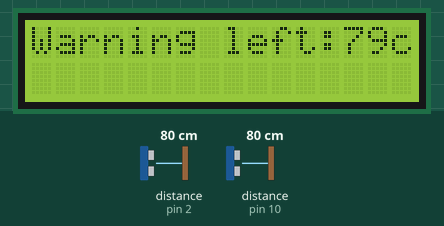
Simulated run of this sketch. Board: Arduino Uno, built with avr-gcc and run on an emulated ATmega328P. On the bench: 16×2 character LCD. Wiring (inferred from the names in the program): 2 × ultrasonic range finder: trigger pin 3, echo pin 2 / trigger pin 11, echo pin 10. The inputs (shaded band) are chosen by the test bench; at power-on: distance to the obstacle (sensors on pin 2, pin 10) 80 cm. The echo pulse lasts 58.3 µs per cm.

Above: at 1.2 s.
1.3 s: distance to the obstacle (sensor on pin 2) set to 197 cm
At 2.9 s:
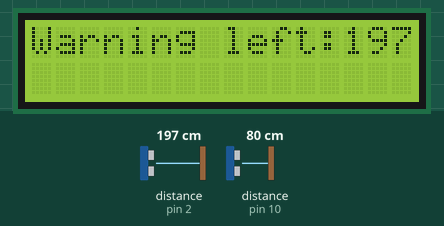
5.4 s: distance to the obstacle (sensor on pin 2) set to 206 cm
At 7.0 s:
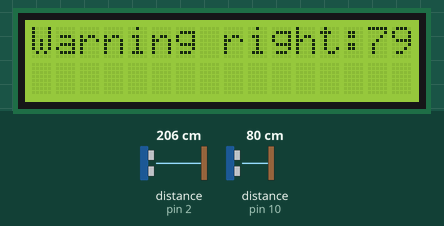
9.5 s: distance to the obstacle (sensor on pin 10) set to 197 cm
At 10.6 s:
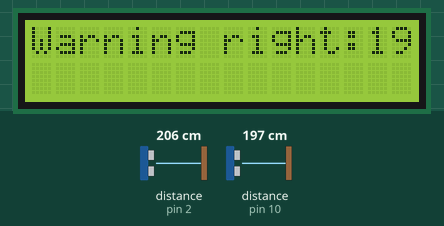
12.8 s: distance to the obstacle (sensor on pin 10) set to 204 cm
At 13.9 s:
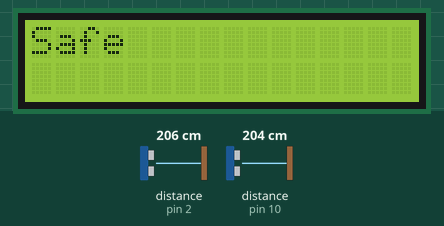
16.9 s: distance to the obstacle (sensor on pin 2) set to 2 cm
At 18.3 s:
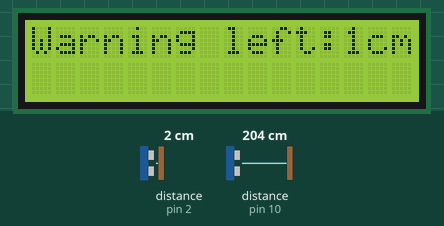
20.0 s: distance to the obstacle (sensor on pin 2) set to 250 cm
At 21.3 s:
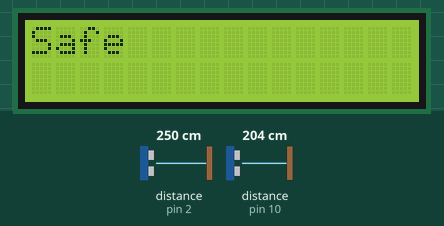
Timing chart, 0 to 23.0 s (numbered marks = the images above; inputs shaded):
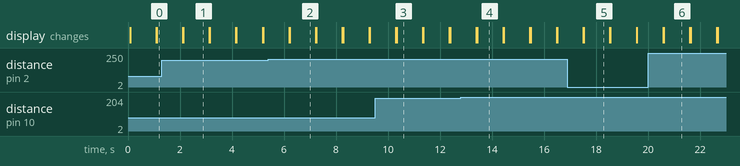

The sketch:

demo.ino
```cpp
#include<LiquidCrystal.h>
#define trigPin1 3
#define echoPin1 2
#define trigPin2 11
#define echoPin2 10
#define RS 9
#define EN 8
#define D4 4
#define D5 5
#define D6 6
#define D7 7
LiquidCrystal lcd(RS,EN,D4,D5,D6,D7);
void setup()
  {
    lcd.begin(16,2);
    pinMode(trigPin1,OUTPUT);
    pinMode(echoPin1,INPUT);
    pinMode(trigPin2,OUTPUT);
    pinMode(echoPin2,INPUT);
  }
long duration1,distance1,duration2,distance2;
void loop()
  {
    lcd.clear();
    lcd.setCursor(0,0);
    digitalWrite(trigPin1,LOW);
    delayMicroseconds(2);
    digitalWrite(trigPin1,HIGH);
    delayMicroseconds(10);
    digitalWrite(trigPin1,LOW);
    duration1=pulseIn(echoPin1,HIGH);
    distance1=(duration1/2) / 29.1;
    digitalWrite(trigPin2,LOW);
    delayMicroseconds(2);
    digitalWrite(trigPin2,HIGH);
    delayMicroseconds(10);
    digitalWrite(trigPin2,LOW);
    duration2=pulseIn(echoPin2,HIGH);
    distance2=(duration2/2) / 29.1;
    if (distance1 <= 200 && distance1 >=0 )
    {
        lcd.clear();
        lcd.setCursor(0,0);
        lcd.print("Warning left:");
        lcd.print(distance1);
        lcd.println("cm");
        delay(1000);
    }
    else if (distance2 <= 200 && distance2 >=0 )
    {
        lcd.clear();
        lcd.setCursor(0,0);
        lcd.print("Warning right:");
        lcd.print(distance2);
        lcd.println("cm");
        delay(1000);
    }
    else
    {
      lcd.clear();
        lcd.setCursor(0,0);
        lcd.print("Safe");
        delay(1000);
    }
}
```

Measured:
- the behaviour switches between 200 and 201 cm on distance to the obstacle (sensor on pin 2) (found by bisection; images 1 and 2)
- the behaviour switches between 200 and 201 cm on distance to the obstacle (sensor on pin 10) (found by bisection; images 3 and 4)
- after the input at 1.3 s, the display: first differs from a run without the input after 0.82 s (image 1)
- after the input at 5.4 s, the display: first differs from a run without the input after 0.82 s (image 2)
- after the input at 9.5 s, the display: first differs from a run without the input after 0.83 s (image 3)
- after the input at 12.8 s, the display: first differs from a run without the input after 0.62 s (image 4)
- after the input at 16.9 s, the display: first differs from a run without the input after 0.64 s (image 5)
- after the input at 20.0 s, the display: first differs from a run without the input after 0.61 s (image 6)
